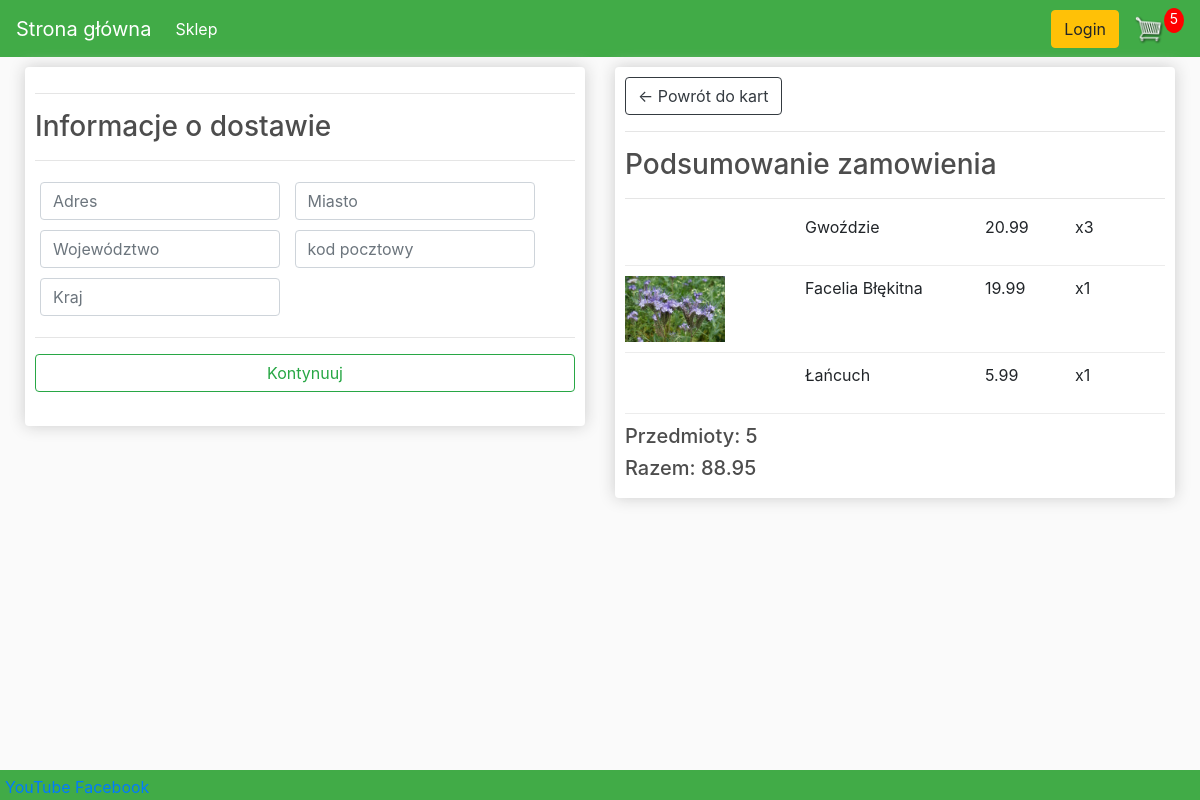
Screenshot of /checkout/ (signed in) with the database file from the repository.
### gardenApp/models.py (models this page shows, shortened)
class OrderItem(models.Model):
    product = models.ForeignKey(Product, on_delete=models.SET_NULL, null=True)
    order = models.ForeignKey(Order, on_delete=models.SET_NULL, null=True)
    quantity = models.IntegerField(default=0, null=True, blank=True)
    @property
    def get_total(self):
        total = self.product.price * self.quantity
        return total

class Product(models.Model):
    name = models.CharField(max_length=200)
    price = models.FloatField()
    digital = models.BooleanField(default=False, null=True, blank=True)
    image = models.ImageField(null=True, blank=True)
    @property
    def imageURL(self):
        try:
            url = self.image.url
        except:
            url = ''
        return url

class Order(models.Model):
    customer = models.ForeignKey(Customer, on_delete=models.SET_NULL, null=True, blank=True)
    data_ordered = models.DateTimeField(auto_now_add=True)
    complete = models.BooleanField(default=False)
    transaction_id = models.CharField(max_length=100, null=True)
    @property
    def get_cart_total(self):
        orderitem = self.orderitem_set.all()
        total = sum([item.get_total for item in orderitem])
        return total
    @property
    def get_cart_items(self):
        orderitem = self.orderitem_set.all()
        total = sum([item.quantity for item in orderitem])
        return total
    @property
    def shipping(self):
        shipping = False
        orderitems = self.orderitem_set.all()
        for i in orderitems:
            if i.product.digital == False:
                shipping = True
        return shipping

### gardenApp/views.py (the view)
# urls.py: path('checkout/', views.checkout, name = 'checkout'),
def checkout(request):
    data = cart_data(request)
    cartItem = data['cartItem']
    order = data['order']
    items = data['items']
    context = {'order': order, 'items': items, 'cartItem': cartItem}
    return render(request, 'gardenApp/checkout.html', context)

### gardenApp/utils.py (called while the page is built)
def cart_data(request):
    if request.user.is_authenticated:
        customer = request.user.customer
        order, created = Order.objects.get_or_create(customer=customer, complete=False)
        items = order.orderitem_set.all()
        cartItem = order.get_cart_items
    else:
        cookieData = cookie_cart(request)
        cartItem = cookieData['cartItem']
        order = cookieData['order']
        items = cookieData['items']
    context = {'order': order, 'items': items, 'cartItem': cartItem}
    return context

### templates/gardenApp/checkout.html (shortened to what this page needs)
{% extends "gardenApp/shop.html" %}
{% block body_block %}
{% load static %}
    <div class="row">
      <div class="col-lg-6">
        <div class="box-element" id="form-wrapper">
          <form id="form">
            <div id="shipping-info">
              <hr>
              <h3>Informacje o dostawie</h3>
              <hr>
              <div class="form-field">
                <input required class="form-control" type="text" name="address" placeholder="Adres">
              </div>
              <div class="form-field">
                <input required class="form-control" type="text" name="city" placeholder="Miasto">
              </div>
              <div class="form-field">
                <input required class="form-control" type="text" name="state" placeholder="Województwo">
              </div>
              <div class="form-field">
                <input required class="form-control" type="text" name="zipcode" placeholder="kod pocztowy">
              </div>
              <div class="form-field">
                <input required class="form-control" type="text" name="country" placeholder="Kraj">
              </div>
            </div>
            <hr>
            <input id="form-button" class="btn btn-outline-success btn-block" type="submit" value="Kontynuuj">
          </form>
          <br>
      </div>
    </div>
    <div class="col-lg-6">
        <div class="box-element">
          <a class="btn btn-outline-dark" href="{% url 'gardenApp:cart'%}">&#X2190; Powrót do kart</a>
          <hr>
          <h3>Podsumowanie zamowienia</h3>
          <hr>
            {% for item in items %}
          <div class="cart-row">
            <div style="flex:2"><img class="row-image" src="{{ item.product.imageURL }}"></div>
            <div style="flex:2"><p>{{ item.product.name }}</p></div>
            <div style="flex:1"><p>{{ item.product.price|floatformat:2 }}</p></div>
            <div style="flex:1"><p>x{{ item.quantity }}</p></div>
        </div>
            {% endfor %}
        <h5>Przedmioty: {{ order.get_cart_items }}</h5>
        <h5>Razem: {{ order.get_cart_total|floatformat:2 }}</h5>
    </div>
  </div>
  </div>
{% endblock %}

### static/css/master3.css (style rules this page uses)
body { background-color: hsl(0, 0%, 98%); }
h1,h2,h3,h4,h5,h6 { color:hsl(0, 0%, 30%); }
.box-element { box-shadow:hsl(0, 0%, 80%) 0 0 16px; background-color: #fff; border-radius: 4px; padding: 10px; }
.row { margin-left: 10px; margin-right: 10px; }
.col-lg-4, .col-lg-6, .col-lg-8, .col-lg-12 { margin-top: 10px; }
.row-image { width: 100px; }
.form-field { width:250px; display: inline-block; padding: 5px; }
.cart-row { display: flex; align-items: flex-stretch; padding-bottom: 10px; margin-bottom: 10px; border-bottom: 1px solid #ececec; }

### rows the page displays
OrderItem: product.name "Gwoździe", product.price "20.99", quantity "3"
OrderItem: product.imageURL (picture), product.name "Facelia Błękitna", product.price "19.99", quantity "1"
OrderItem: product.name "Łańcuch", product.price "5.99", quantity "1"
Order: get_cart_items "5", get_cart_total "88.95"

### other values shown
{{ cartItem }} "5"
